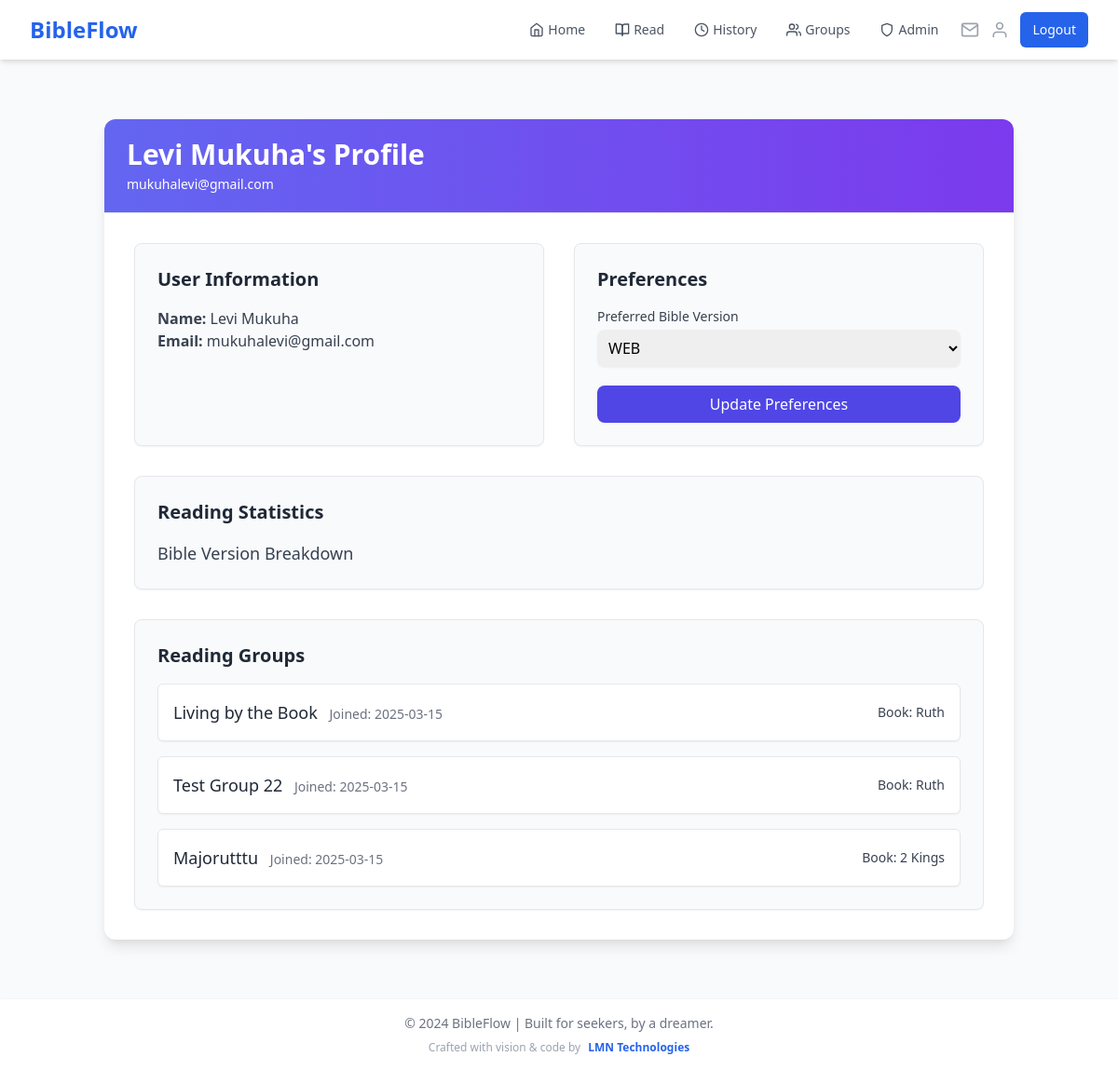
The app's page /profile (signed in), older data.
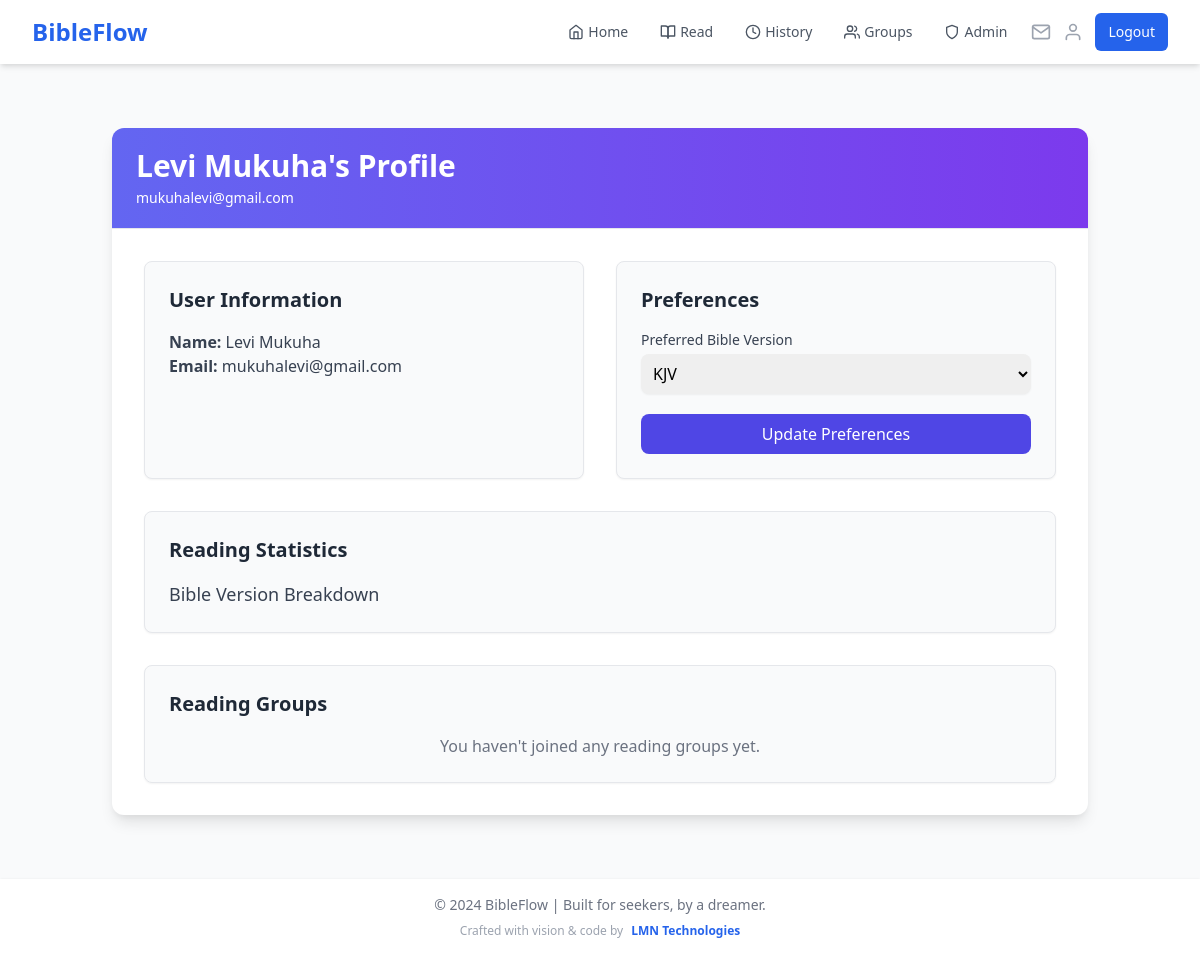
The same page, newer data.
### app.py (models this page shows)
class User(UserMixin, db.Model):
    id = db.Column(db.Integer, primary_key=True)
    name = db.Column(db.String(100), nullable=False)
    email = db.Column(db.String(120), unique=True, nullable=False, index=True)
    password_hash = db.Column(db.String(200), nullable=False)
    streak = db.Column(db.Integer, default=0)
    last_read_date = db.Column(db.DateTime, index=True)
    readings = db.relationship('Reading', backref='user', lazy='dynamic')
    preferred_version = db.Column(db.String(10), default='KJV')
    created_groups = db.relationship('ReadingGroup', backref='creator', lazy='dynamic')
    group_memberships = db.relationship('GroupMember', backref='user', lazy='dynamic')

class GroupMember(db.Model):
    id = db.Column(db.Integer, primary_key=True)
    group_id = db.Column(db.Integer, db.ForeignKey('reading_group.id'), nullable=False)
    user_id = db.Column(db.Integer, db.ForeignKey('user.id'), nullable=False)
    join_date = db.Column(db.DateTime, default=datetime.utcnow)
    last_read_chapter = db.Column(db.Integer, default=0)
    __table_args__ = (db.UniqueConstraint('group_id', 'user_id'),)

class ReadingGroup(db.Model):
    id = db.Column(db.Integer, primary_key=True)
    name = db.Column(db.String(100), nullable=False)
    description = db.Column(db.Text)
    created_at = db.Column(db.DateTime, default=datetime.utcnow)
    book = db.Column(db.String(50), nullable=False)
    current_chapter = db.Column(db.Integer, default=1)
    target_completion_date = db.Column(db.DateTime)
    creator_id = db.Column(db.Integer, db.ForeignKey('user.id'), nullable=False)
    visibility = db.Column(db.String(20), default='public')
    access_code = db.Column(db.String(20))
    members = db.relationship('GroupMember', backref='reading_group', lazy='joined')
    readings = db.relationship('GroupReading', backref='reading_group', lazy='dynamic')
    invitations = db.relationship('GroupInvitation', backref='reading_group', lazy='dynamic')

### app.py (the view)
@app.route('/profile', methods=['GET', 'POST'])
@login_required
def profile():
    if request.method == 'POST':
        current_user.preferred_version = request.form.get('preferred_version', 'KJV')
        db.session.commit()
        cache.delete_memoized(get_bible_books)
        flash('Preferences updated successfully!')
        return redirect(url_for('profile'))
    reading_stats = db.session.query(
        Reading.bible_version,
        db.func.count(Reading.id)
    ).filter_by(user_id=current_user.id).group_by(Reading.bible_version).all()
    group_stats = GroupMember.query.filter_by(user_id=current_user.id).options(
        db.joinedload(GroupMember.reading_group)  # Change 'group' to 'reading_group'
    ).all()
    return render_template('profile.html',
                         versions=BIBLE_VERSIONS.keys(),
                         reading_stats=reading_stats,
                         group_stats=group_stats)

### app.py (called while the page is built)
@login_manager.user_loader
def load_user(user_id):
    if 'user_id' in session:
        return User.query.get(int(session['user_id']))
    return None

@app.context_processor
def inject_user_name():
    if current_user.is_authenticated:
        return dict(user_name=current_user.name)
    return dict(user_name='Guest')

@app.context_processor
def inject_invitation_count():
    if current_user.is_authenticated:
        invitation_count = GroupInvitation.query.filter(
            GroupInvitation.email == current_user.email,
            GroupInvitation.used == False,
            GroupInvitation.expires_at > datetime.utcnow()
        ).count()
        return dict(invitation_count=invitation_count)
    return dict(invitation_count=0)

### templates/profile.html (shortened to what the changed rows need)
{% extends "base.html" %}
{% block content %}
<div class="container mx-auto px-6 py-8">
    <div class="bg-white shadow-lg rounded-xl overflow-hidden">
        <div class="bg-gradient-to-r from-indigo-500 to-purple-600 px-6 py-5 border-b">
            <h1 class="text-3xl font-bold text-white">{{ current_user.name }}'s Profile</h1>
            <p class="text-white text-sm mt-1">{{ current_user.email }}</p>
        </div>
        <div class="p-8">
            <div class="grid md:grid-cols-2 gap-8">
                <div class="bg-gray-50 p-6 rounded-lg shadow-sm border">
                    <h2 class="text-xl font-semibold text-gray-800 mb-4">User Information</h2>
                    <p class="text-gray-700"><strong>Name:</strong> {{ current_user.name }}</p>
                    <p class="text-gray-700"><strong>Email:</strong> {{ current_user.email }}</p>
                </div>
                <div class="bg-gray-50 p-6 rounded-lg shadow-sm border">
                    <h2 class="text-xl font-semibold text-gray-800 mb-4">Preferences</h2>
                    <form method="POST" class="space-y-5">
                        <div>
                            <label class="block text-sm font-medium text-gray-700">
                                Preferred Bible Version
                            </label>
                            <select
                                name="preferred_version"
                                class="mt-1 block w-full rounded-lg border-gray-300 shadow-sm focus:border-indigo-400 focus:ring focus:ring-indigo-300 focus:ring-opacity-50 p-2"
                            >
                                {% for version in versions %}
                                <option
                                    value="{{ version }}"
                                    {% if version == current_user.preferred_version %}selected{% endif %}
                                >
                                    {{ version }}
                                </option>
                                {% endfor %}
                            </select>
                        </div>
                    </form>
                </div>
            </div>
            <div class="mt-8 bg-gray-50 p-6 rounded-lg shadow-sm border">
                <h2 class="text-xl font-semibold text-gray-800 mb-4">Reading Statistics</h2>
            </div>
            <div class="mt-8 bg-gray-50 p-6 rounded-lg shadow-sm border">
                <h2 class="text-xl font-semibold text-gray-800 mb-4">Reading Groups</h2>
                {% if group_stats %}
                    <div class="space-y-4">
                        {% for membership in group_stats %}
                        <div class="flex justify-between items-center bg-white p-4 rounded-md shadow-sm border border-gray-200">
                            <div>
                                <span class="font-medium text-gray-800 text-lg">
                                    {{ membership.reading_group.name }}
                                </span>
                                <span class="ml-2 text-sm text-gray-500">
                                    Joined: {{ membership.join_date.strftime('%Y-%m-%d') }}
                                </span>
                            </div>
                            <span class="text-sm text-gray-700 font-medium">
                                Book: {{ membership.reading_group.book }}
                            </span>
                        </div>
                        {% endfor %}
                    </div>
                {% else %}
                    <p class="text-gray-500 text-center">You haven't joined any reading groups yet.</p>
                {% endif %}
            </div>
        </div>
    </div>
</div>
{% endblock %}

Row changes from the older to the newer data that the page shows:
removed GroupMember: reading_group.name "Living by the Book", join_date "2025-03-15", reading_group.book "Ruth"
removed GroupMember: reading_group.name "Test Group 22", join_date "2025-03-15", reading_group.book "Ruth"
removed GroupMember: reading_group.name "Majorutttu", join_date "2025-03-15", reading_group.book "2 Kings"
changed User "Levi Mukuha": preferred_version "WEB" → "KJV"
Text that changed along with them:
text now shown: "You haven't joined any reading groups yet."
